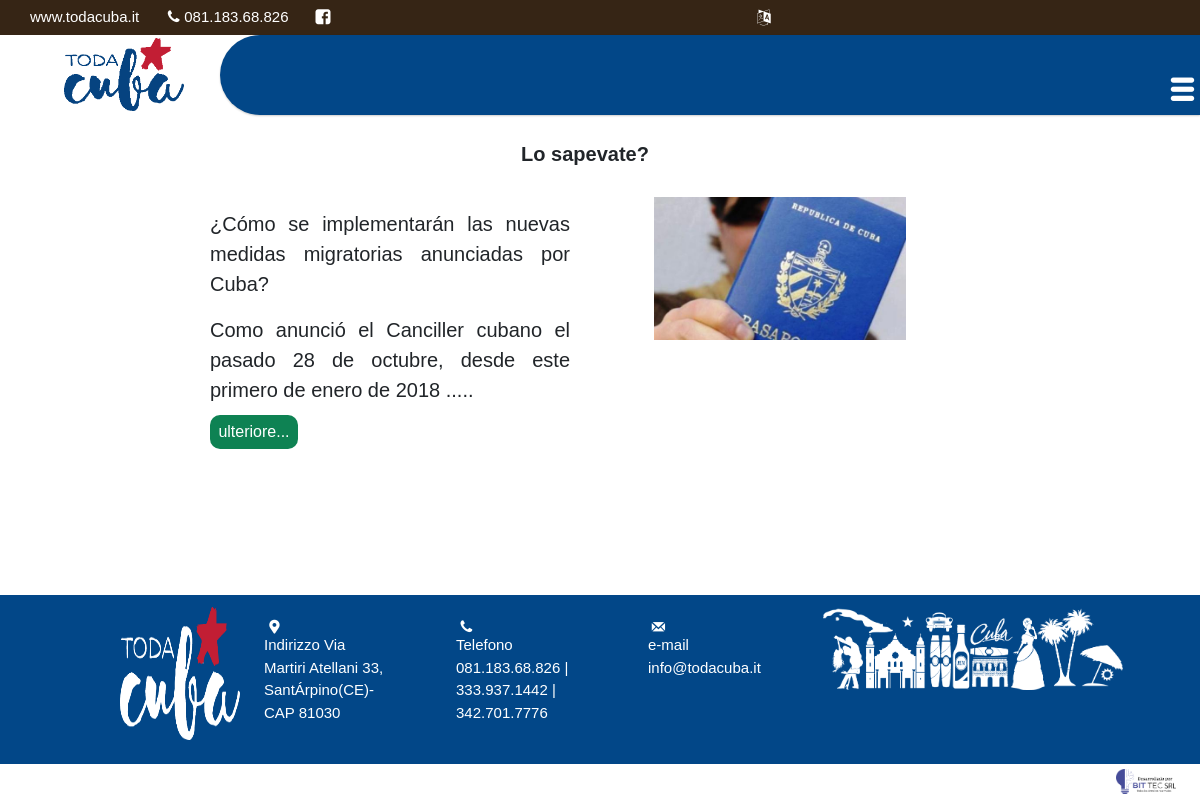
Screenshot of /SabiasQ with the database file from the repository.
### TodaCubaApp/models.py (models this page shows)
class SabiasQ(models.Model):
    nombreDelArticulo = models.CharField(max_length=100)
    descripcionDelArticulo = models.CharField(max_length=100)
    leerMas= models.CharField(max_length=1000)
    imagen1=models.ImageField(upload_to="Imagenes",null=True,blank=True)
    class Meta:
        verbose_name="SabiasQs"
        verbose_name_plural="SabiasQs"

### TodaCubaApp/views.py (the view)
# urls.py: path('SabiasQ', views.sabiasQ,name="SabiasQ"),
def sabiasQ(request):
    sabiasQ_list = SabiasQ.objects.all()
    return render(request, 'TodaCubaApp/SabiasQ.html', {'sabiasQ_list': sabiasQ_list})

### TodaCubaApp/templates/TodaCubaApp/SabiasQ.html
{% extends "TodaCubaApp/base.html" %}
{% block content %}
{% load static %}
<div class="row col-12" style="margin-top:1vw">
    <div class="col-4"></div>
    <div class="col-4" style="margin-top:1vw;font-size:20px;text-align: center;font-weight: bold;">
        <p>Lo sapevate?</p>
    </div>
    <div class="col-4 "></div>
</div>
{% for sabiasQ in sabiasQ_list %}
    <div class="row col-12" style="margin-top:1vw">
        <div class="col-12 col-md-2"></div>
        <div class="col-12 col-md-4 flex-column" style="margin-bottom: 2vw;">
            <p class="wow fadeInLeftBig" style="margin-top:1vw;font-size: 20px;text-align: justify;">{{ sabiasQ.nombreDelArticulo }}</p>
            <p class="wow fadeInLeftBig" style="margin-top:1vw;font-size: 20px;text-align: justify;">{{ sabiasQ.descripcionDelArticulo }}</p>
            <a style="background-color: #0e8253; padding: 0.7vw; color: white;border-radius: 10px;" href="{{ sabiasQ.leerMas }}">ulteriore...</a>
        </div>
        <div class="col-12 col-md-4 flex-column">
            <img class="wow fadeInRightBig mx-auto" src="{{ sabiasQ.imagen1.url }}" alt="Imagen Quienes Somos" style="width:70%;margin:auto;display: flex;">
        </div>
    </div>
{% endfor %}
{% endblock %}

### TodaCubaApp/static/CSS/1_Estilos_Home.css (style rules this page uses)
* { margin: 0; padding: 0; box-sizing: border-box; font-family: sans-serif; }
a { list-style: none; text-decoration: none; }

### TodaCubaApp/static/CSS/1_Estilo_ModalInformacion.css (style rules this page uses)
* { margin: 0; padding: 0; box-sizing: border-box; font-family: sans-serif; }

### TodaCubaApp/static/CSS/2_Estilo_Menu_Footer.css (style rules this page uses)
* { margin: 0; padding: 0; box-sizing: border-box; font-family: sans-serif; border: 0; }
html { height: 100%; }
body { display: flex; flex-direction: column; min-height: 100%; background-color: aliceblue; margin: 0; padding: 0; }
a { text-decoration: none !important; list-style: none !important; }

### rows the page displays
SabiasQ: nombreDelArticulo "¿Cómo se implementarán las nuevas medidas migratorias anunciadas por Cuba?", descripcionDelArticulo "Como anunció el Canciller cubano el pasado 28 de octubre, desde este primero de enero de 2018 .....", imagen1 (picture)
